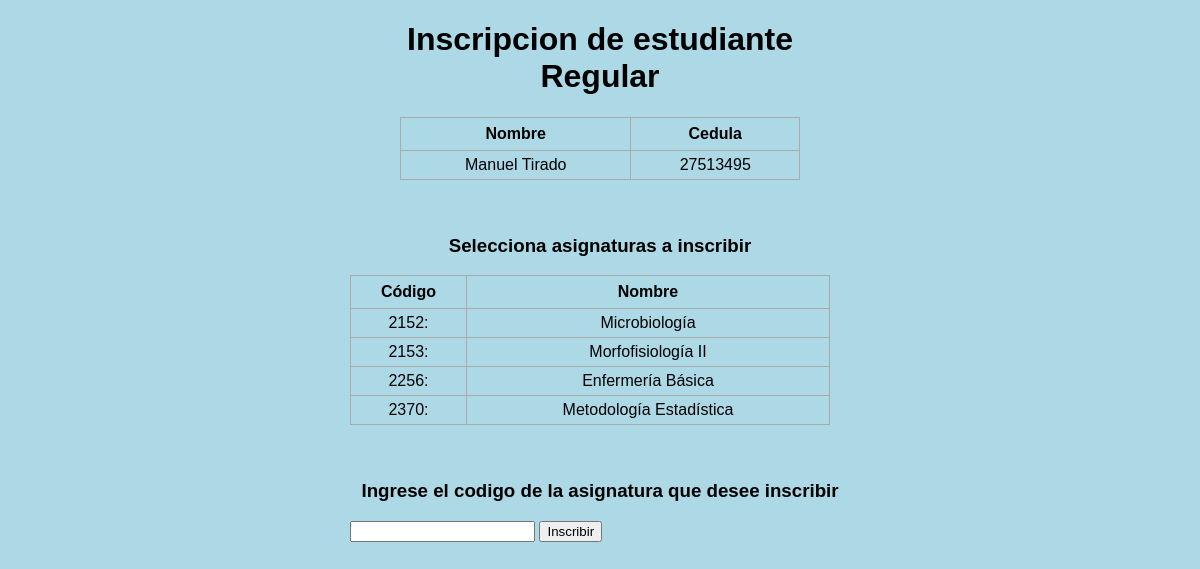
/inscripcion_regular/1, run on the app's committed database.
### inscripcion.py (models this page shows, shortened)
class Estudiante(db.Model):
    cod_estudiante = db.Column(db.Integer, primary_key=True, autoincrement=True)
    nombre = db.Column(db.String(200), nullable=False)
    cedula = db.Column(db.Integer)
    nacimiento = db.Column(db.DateTime)
    telefono = db.Column(db.Integer)
    correo = db.Column(db.String(200), nullable=False)
    fecha_inscripcion = db.Column(db.DateTime, default=datetime.utcnow)
    direccion = db.Column(db.String(200), nullable=False)
    forma_ingreso = db.Column(db.String(200), nullable=False)

class Asignatura(db.Model):
    cod_asig = db.Column(db.Integer, primary_key=True)
    nombre = db.Column(db.String(200), nullable=False)
    unidad_creditos = db.Column(db.Integer)

### inscripcion.py (the view)
@app.route('/inscripcion_regular/<int:id>', methods=['GET', 'POST'])
def inscribir_regular(id):
    mensaje = ''
    estudiante = Estudiante.query.get_or_404(id)
    aprobados = Calificacion.query.filter_by(aprobado=True).all()
    codigos_aprobados = [calificacion.cod_asig for calificacion in aprobados]
    requisitos_aprobados = Requisito.query.filter(Requisito.cod_requisito.in_(codigos_aprobados)).all()
    codigos_requisitos = [codigo.cod_asig for codigo in requisitos_aprobados]
    cursando =  Cursando.query.filter_by(cod_estudiante=estudiante.cod_estudiante).all()
    codigos_cursando = [codigo.cod_asig for codigo in cursando]
    asignaturas = Asignatura.query.filter(and_(Asignatura.cod_asig.in_(codigos_requisitos), ~Asignatura.cod_asig.in_(codigos_aprobados), ~Asignatura.cod_asig.in_(codigos_cursando))).all()
    if request.method == 'POST':
        cod_asignatura = request.form['ASIGNATURA']
        cod_asignatura = int(cod_asignatura)
        asignatura_cod = [codigo.cod_asig for codigo in asignaturas]
        if (cod_asignatura in asignatura_cod):
            regular_cursando = Cursando(cod_estudiante=estudiante.cod_estudiante,cod_asig=cod_asignatura)
            print(regular_cursando)
            try:
                db.session.add(regular_cursando)
                db.session.commit()
                aprobados = Calificacion.query.filter_by(aprobado=True).all()
                codigos_aprobados = [calificacion.cod_asig for calificacion in aprobados]
                requisitos_aprobados = Requisito.query.filter(Requisito.cod_requisito.in_(codigos_aprobados)).all()
                codigos_requisitos = [codigo.cod_asig for codigo in requisitos_aprobados]
                cursando =  Cursando.query.filter_by(cod_estudiante=estudiante.cod_estudiante).all()
                codigos_cursando = [codigo.cod_asig for codigo in cursando]
                asignaturas = Asignatura.query.filter(and_(Asignatura.cod_asig.in_(codigos_requisitos), ~Asignatura.cod_asig.in_(codigos_aprobados), ~Asignatura.cod_asig.in_(codigos_cursando))).all()
                mensaje='Asignatura inscrita correctamente'
                return render_template('inscripcion_regular.html', estudiante=estudiante, asignaturas=asignaturas,mensaje=mensaje)
            except Exception as e:
                mensaje='No se pudo inscribir la asignatura solicitada'
                return render_template('inscripcion_regular.html', estudiante=estudiante, asignaturas=asignaturas,mensaje=mensaje)
        else:
            mensaje='No se pudo inscribir la asignatura solicitada'
            return render_template('inscripcion_regular.html', estudiante=estudiante, asignaturas=asignaturas,mensaje=mensaje)
    else:
        return render_template('inscripcion_regular.html', estudiante=estudiante, asignaturas=asignaturas,mensaje=mensaje)

### templates/inscripcion_regular.html (shortened to what this page needs)
{% extends 'base.html' %}
{% block body %}
<div class="content2">
    <h1 style="text-align: center">Inscripcion de estudiante Regular</h1>
    <table>
        <tr>
            <th>Nombre</th>
            <th>Cedula</th>
        </tr>
        <tr>
            <td>{{estudiante.nombre}}</td>
            <td>{{estudiante.cedula}}</td>
        </tr>
    </table>
</div>
<div class="content">
    <br>
    <br>
    <h3 >Selecciona asignaturas a inscribir </h3>
    <div class="table-container">
        <table>
          <tr>
            <th>Código</th>
            <th>Nombre</th>
          </tr>
          {% for asignatura in asignaturas %}
          <tr>
            <td>{{asignatura.cod_asig}}:</td>
            <td>{{asignatura.nombre}}</td>
          </tr>
          {% endfor%}
        </table>
      </div>
      <br>
      <br>
    <form id="form" method="POST" action="/inscripcion_regular/{{estudiante.cod_estudiante}}" >
        <h3>Ingrese el codigo de la asignatura que desee inscribir</h3>
        <input type="number" id="ASIGNATURA" name="ASIGNATURA">
        <button class="button" type="submit" onclick="verificarAsignatura(asignaturas)">Inscribir</button>
    </form>
</div>
{% endblock %}

### static/css/main.css (style rules this page uses)
body, html { margin: 0; font-family: sans-serif; background-color: lightblue; }
.content { margin: 0 auto; width: 500px; }
.content2 { margin: 0 auto; width: 400px; }
table, td, th { border: 1px solid #aaa; }
table { border-collapse: collapse; width: 100%; }
th { height: 30px; }
td { text-align: center; padding: 5px; }

### templates/inscripcion_regular.html (style rules this page uses)
.table-container { display: flex; }
table { border: 1px solid black; margin-right: 20px; }
h3 { text-align: center; }

### data on the page
Estudiante: nombre "Manuel Tirado", cedula "27513495"
Asignatura: cod_asig "2152", nombre "Microbiología"
Asignatura: cod_asig "2153", nombre "Morfofisiología II"
Asignatura: cod_asig "2256", nombre "Enfermería Básica"
Asignatura: cod_asig "2370", nombre "Metodología Estadística"
